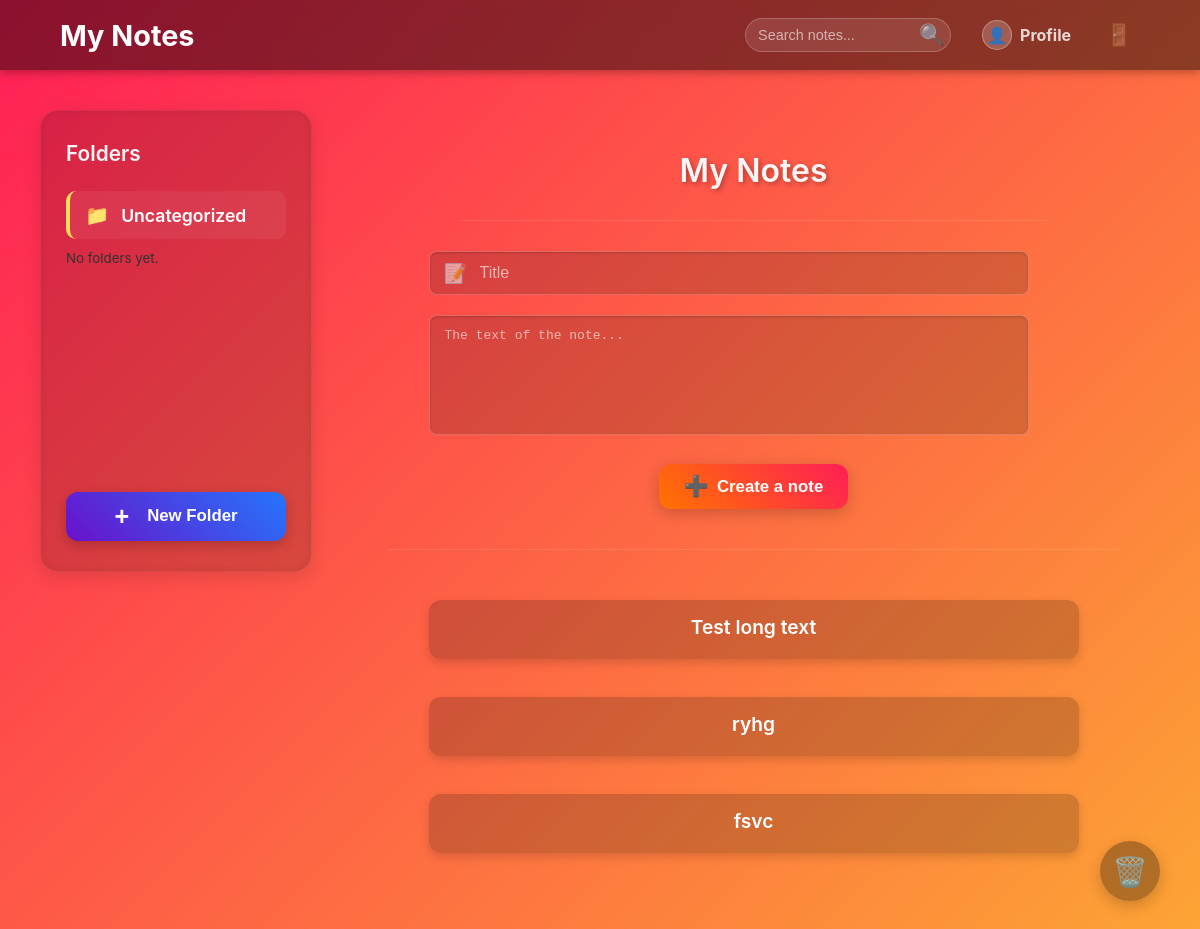
/notes/notes/ (signed in), run on an earlier commit of the app's database.
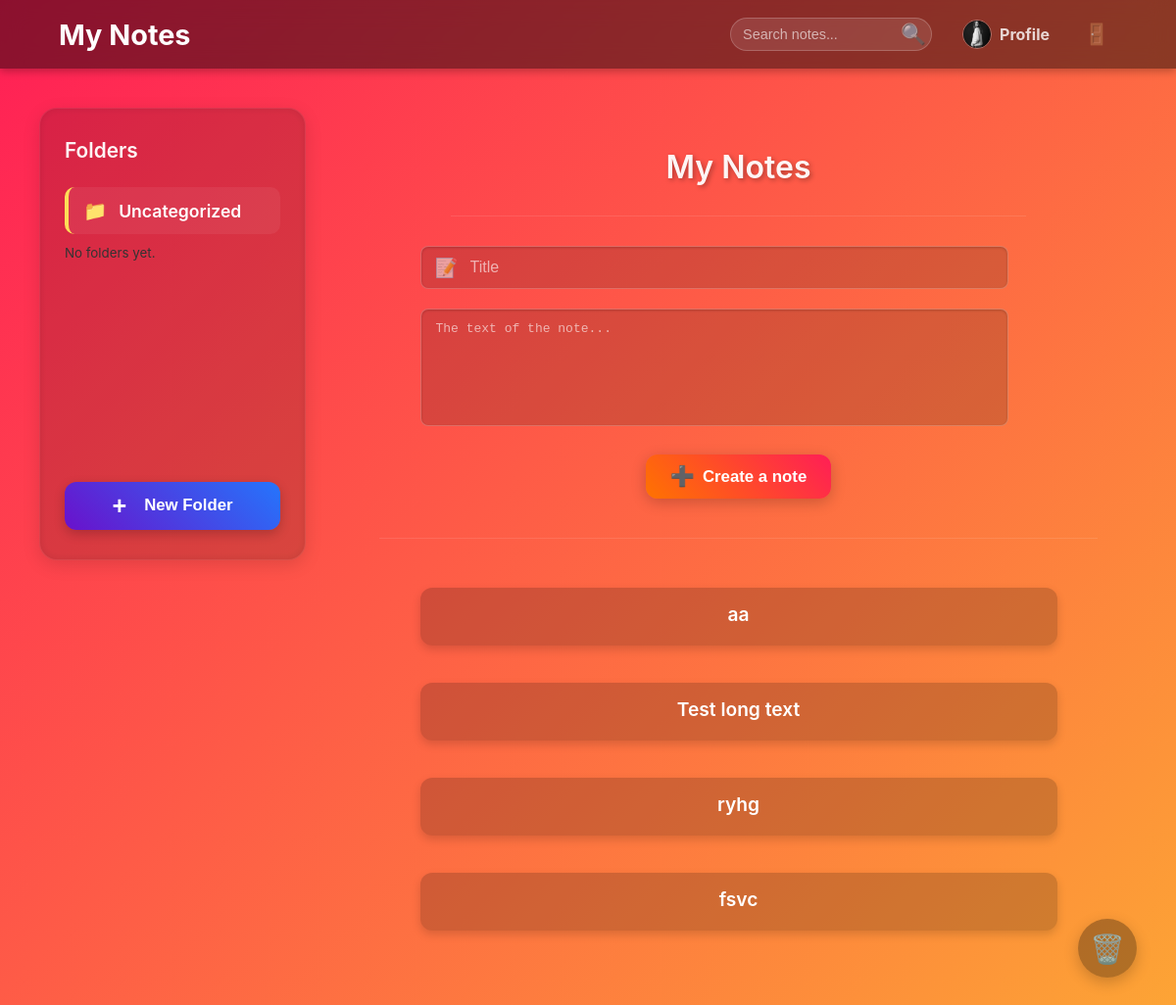
And on a later commit of the database.
### notes/models.py (models this page shows, shortened)
class Note(models.Model):
    user = models.ForeignKey(User, on_delete=models.CASCADE, related_name='notes')
    folder = models.ForeignKey(Folder, on_delete=models.SET_NULL, null=True, blank=True, related_name='notes')
    title = models.CharField(verbose_name="Заголовок", max_length=200)
    content = models.TextField(verbose_name="Текст нотатки")
    created_at = models.DateTimeField(verbose_name="Дата створення", auto_now_add=True)
    updated_at = models.DateTimeField(verbose_name="Оновлено", auto_now=True)
    is_deleted = models.BooleanField(default=False)

class UserProfile(models.Model):
    user = models.OneToOneField(User, on_delete=models.CASCADE)
    full_name = models.CharField(max_length=100, blank=True)
    birth_date = models.DateField(null=True, blank=True)
    GENDER_CHOICES = [
        ('male', 'Male'),
        ('female', 'Female'),
        ('other', 'Other'),
    ]
    gender = models.CharField(max_length=10, choices=GENDER_CHOICES, blank=True)
    avatar = models.ImageField(upload_to='avatars/', null=True, blank=True)
    bio = models.TextField(max_length=500, blank=True)

### notes/views.py (the view)
# urls.py: path('notes/', notes_views.index, name='index'),  # головна з нотатками
@login_required
def index(request):
    folders = Folder.objects.filter(user=request.user)
    folder_filter_id = request.GET.get('folder')
    selected_folder = None
    notes_query = Note.objects.filter(user=request.user, is_deleted=False)
    if folder_filter_id:
        try:
            folder_filter_id = int(folder_filter_id)
            notes_query = notes_query.filter(folder_id=folder_filter_id)
            selected_folder = Folder.objects.get(id=folder_filter_id, user=request.user)
        except (ValueError, Folder.DoesNotExist):
            folder_filter_id = None # Скидаємо фільтр
            notes_query = notes_query.filter(folder__isnull=True) # Або показуємо нотатки без папки?
    else:
        notes_query = notes_query.filter(folder__isnull=True)
    notes = notes_query.order_by('-created_at')
    context = {
        'notes': notes,
        'folders': folders,
        'selected_folder_id': folder_filter_id,
        'selected_folder': selected_folder
    }
    return render(request, 'notes/index.html', context)

### notes/templates/notes/index.html (shortened to what this page needs)
{% extends 'notes/base.html' %}
{% load static %}
{% block content %}
<div class="notes-layout">
    <aside class="sidebar">
        <h3>Folders</h3>
        <ul class="folder-list">
            <li class="{% if not selected_folder_id %}active{% endif %}">
                <a href="{% url 'notes:index' %}">Uncategorized</a>
            </li>
            {% for f in folders %}
            <li class="{% if selected_folder_id == f.id %}active{% endif %}">
                <a href="{% url 'notes:index' %}?folder={{ f.id }}">{{ f.name }}</a>
            </li>
            {% empty %}
            <li><small>No folders yet.</small></li>
            {% endfor %}
        </ul>
        <button type="button" id="show-add-folder-btn" class="btn-add-folder">New Folder</button>
    </aside>
    <main class="main-content">
        <div class="container">
            <h1 class="title page-title">
                {% if selected_folder %}
                    {{ selected_folder.name }}
                {% else %}
                    My Notes
                {% endif %}
            </h1>
            <hr class="section-divider">
            <form id="add-note-form" class="note-form" method="post">
                <div class="input-with-icon">
                    <span class="input-icon">📝</span>
                    <input type="text" name="title" placeholder="Title" class="note-input" required>
                </div>
                <div class="textarea-wrapper">
                    <textarea name="content" placeholder="The text of the note..." class="note-textarea" required></textarea>
                </div>
                <button type="submit" class="note-button btn-gradient">
                    <span class="button-icon">➕</span> Create a note
                </button>
            </form>
            <hr class="section-divider notes-divider">
            <div id="notes-list" class="notes-grid">
                {% for note in notes %}
                    {% include 'notes/partials/note_card.html' %}
                {% empty %}
                    <p class="empty-notes-text">There are no notes in this folder.</p>
                {% endfor %}
            </div>
            <div style="text-align: right; margin: 20px;">
              <a href="{% url 'notes:trash' %}" class="btn-trash-icon">🗑️</a>
            </div>
        </div>
    </main>
</div>
{% endblock %}

### notes/templates/notes/base.html (shortened to what this page needs)
{% load static %}
<!DOCTYPE html>
<html lang="uk">
<head>
    <link rel="stylesheet" href="{% static 'notes/style.css' %}">
</head>
<body>
    <nav class="navbar">
        <div class="nav-container">
            <a href="{% url 'notes:index' %}" class="navbar-brand">My Notes</a>
            <div class="navbar-menu">
                <form action="{% url 'notes:search_notes' %}" method="GET" class="search-form">
                    <input type="text" name="q" placeholder="Search notes..." class="search-input" value="{{ request.GET.q }}">
                    <button type="submit" class="search-button">🔍</button>
                </form>
                {% block nav_profile %}
                <a href="{% url 'notes:profile' %}" class="navbar-item profile-link">
                    {% if request.user.userprofile.avatar %}
                        <img src="{{ request.user.userprofile.avatar.url }}" alt="Avatar" class="navbar-avatar">
                    {% else %}
                        <span class="navbar-avatar default-avatar">👤</span>
                    {% endif %}
                    <span>Profile</span>
                </a>
                {% endblock %}
                {% block nav_logout %}
                <a href="{% url 'notes:logout' %}" class="navbar-item logout-link" title="Go out">
                    <span class="icon-logout">🚪</span>
                </a>
                {% endblock %}
            </div>
        </div>
    </nav>
    <div class="container">
        {% block content %}{% endblock %}
    </div>
</body>
</html>

### notes/templates/notes/partials/note_card.html
<a href="{% url 'notes:details' note.id %}" class="note-card-link">
  <div class="note-card">
    <h3>{{ note.title }}</h3>
  </div>
</a>

What changed in the data, as far as the page shows it:
added Note: title "аа"
